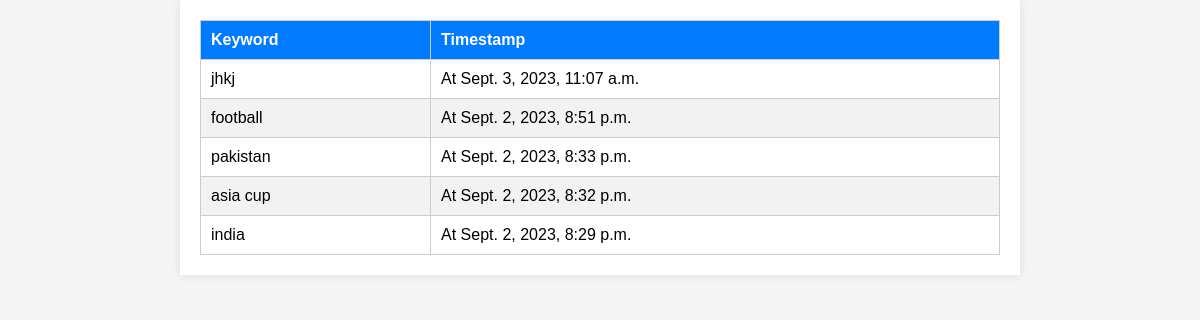
/history/ (signed in), run on the app's committed database.
### news/models.py (models this page shows)
class History(models.Model):
    user = models.ForeignKey(User, on_delete=models.CASCADE)
    keyword = models.CharField(max_length=255)
    timestamp = models.DateTimeField(auto_now_add=True)

### news/views.py (the view)
# urls.py: path('history/',views.history,name='history'),
@login_required(login_url="signup")
def history(request):
    context = {'history':{}}
    try:
        history = History.objects.filter(user=request.user).order_by('-timestamp')
        context = {'history':history}
        return render(request,'news/history.html',context)
    except Exception as e:
        return render(request,'news/history.html',context)

### templates/news/history.html (shortened to what this page needs)
<!DOCTYPE html>
<html lang="en">
<head>
</head>
<body>
    <div class="container">
        <table>
            <thead>
                <tr>
                    <th>Keyword</th>
                    <th>Timestamp</th>
                </tr>
            </thead>
            <tbody>
                {% for i in history %}
                <tr>
                    <td>{{ i.keyword }}</td>
                    <td>At {{ i.timestamp }}</td>
                </tr>
                {% endfor %}
            </tbody>
        </table>
    </div>
</body>
</html>

### templates/news/history.html (style rules this page uses)
body { font-family: Arial, sans-serif; background-color: #f4f4f4; margin: 0; padding: 0; }
.container { max-width: 800px; margin: 0 auto; padding: 20px; background-color: #fff; box-shadow: 0 0 10px rgba(0, 0, 0, 0.1); }
table { width: 100%; border-collapse: collapse; }
th, td { border: 1px solid #ccc; padding: 10px; text-align: left; }
th { background-color: #007bff; color: #fff; }
tr:nth-child(even) { background-color: #f2f2f2; }

### data on the page
History: keyword "jhkj", timestamp "Sept. 3, 2023, 11:07 a.m."
History: keyword "football", timestamp "Sept. 2, 2023, 8:51 p.m."
History: keyword "pakistan", timestamp "Sept. 2, 2023, 8:33 p.m."
History: keyword "asia cup", timestamp "Sept. 2, 2023, 8:32 p.m."
History: keyword "india", timestamp "Sept. 2, 2023, 8:29 p.m."
